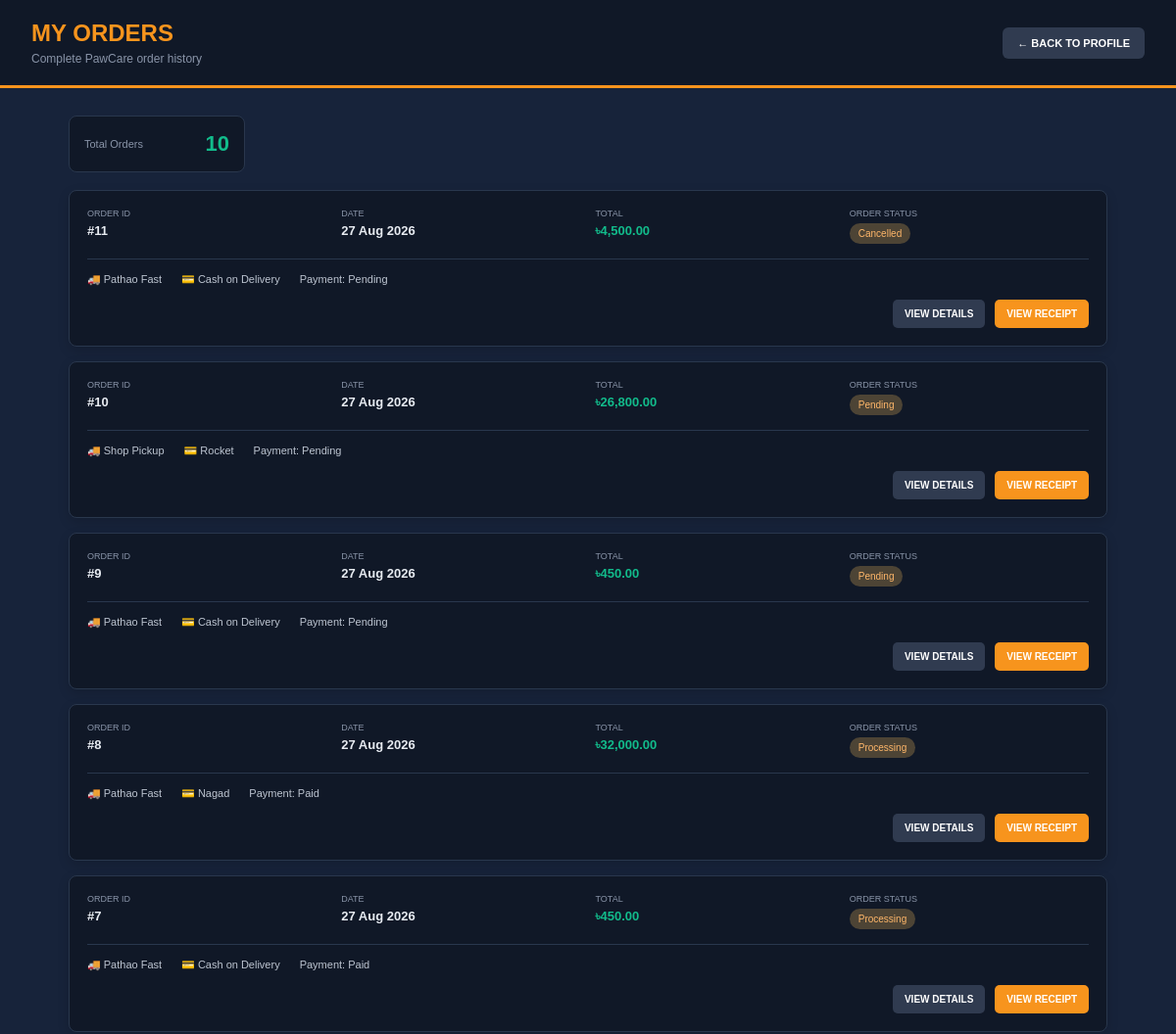
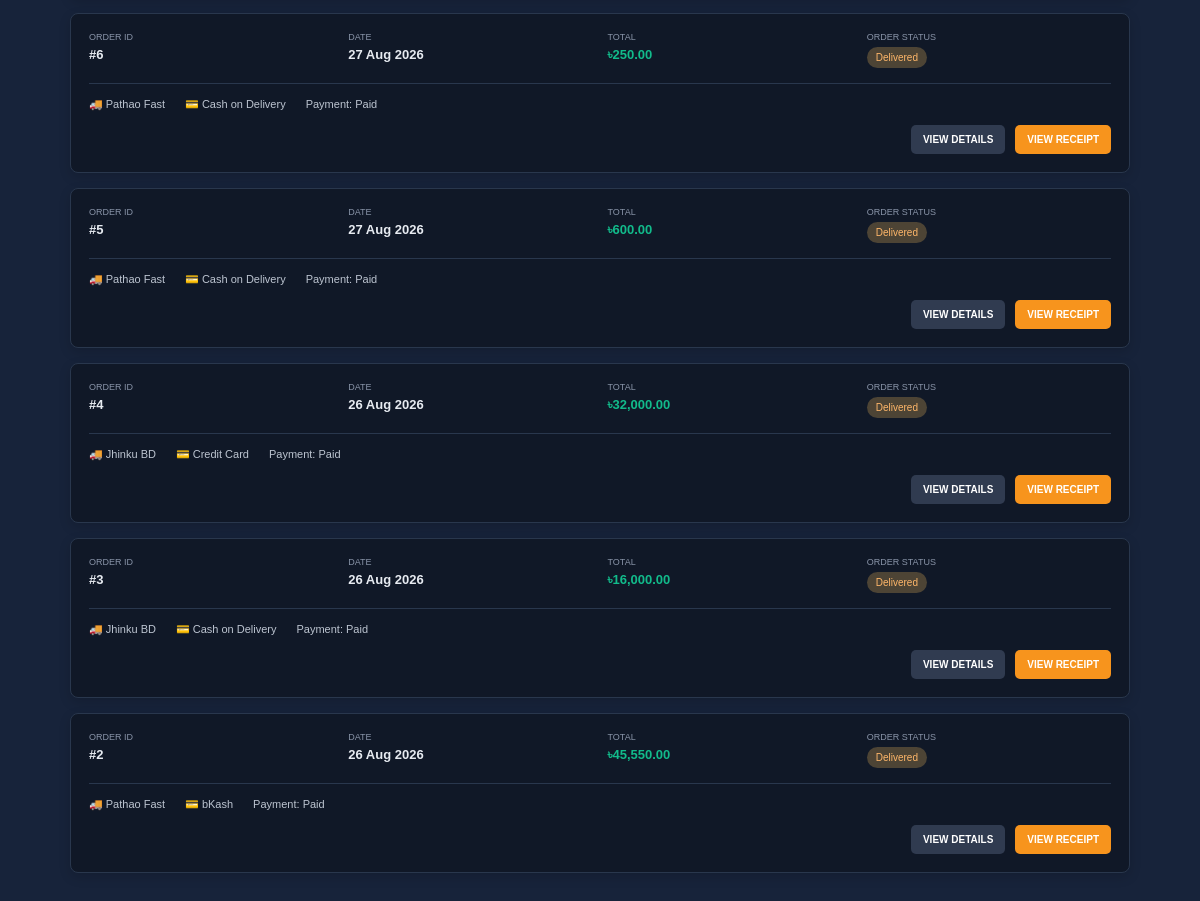
The page /index.php?page=customer/orders (signed in) on the database its author committed (2 pictures, top to bottom).
### tables this page shows
CREATE TABLE `orders` (
  `order_id` int(11) NOT NULL,
  `customer_id` int(11) NOT NULL,
  `total_amount` decimal(10,2) NOT NULL,
  `delivery_address` text NOT NULL,
  `delivery_method` enum('Pathao Fast','PetPanda Go','Speed Fast','Jhinku BD','Shop Pickup') NOT NULL DEFAULT 'Pathao Fast',
  `payment_method` enum('bKash','Nagad','Rocket','Credit Card','Cash on Delivery') NOT NULL DEFAULT 'Cash on Delivery',
  `payment_status` enum('Pending','Paid') DEFAULT 'Pending',
  `order_status` enum('Pending','Confirmed','Processing','Shipped','Delivered','Cancelled') DEFAULT 'Pending',
  `order_date` timestamp NOT NULL DEFAULT current_timestamp(),
  `updated_at` timestamp NOT NULL DEFAULT current_timestamp() ON UPDATE current_timestamp()
);

### controllers/customer_orders_controller.php (called while the page is built, shortened)
<?php
require_once __DIR__ . '/../helpers/helpers.php';
require_once __DIR__ . '/../models/order_model.php';
function customer_orders_controller($conn) {
    $customer_id = (int) $_SESSION["user_id"];
    $orders = list_customer_orders($conn, $customer_id);
    require __DIR__ . '/../views/customer/orders.php';
}

### helpers/helpers.php (called while the page is built, shortened)
<?php
function route_url($page, $query = "") {
    $directory = str_replace("\\", "/", dirname($_SERVER["SCRIPT_NAME"]));
    $role = basename($directory);
    $url = rtrim($directory, "/") . "/index.php?page=" . urlencode($page);
    return $url;
}

### models/order_model.php (called while the page is built, shortened)
<?php
function list_customer_orders($conn, $customer_id, $limit = 0) {
    $sql = "SELECT order_id, total_amount, delivery_method, payment_method, payment_status, order_status, order_date FROM orders WHERE customer_id = ? ORDER BY order_date DESC";
    $stmt = mysqli_prepare($conn, $sql);
    mysqli_stmt_bind_param($stmt, "i", $customer_id);
    mysqli_stmt_execute($stmt);
    $result = mysqli_stmt_get_result($stmt);
    $orders = [];
    while ($row = mysqli_fetch_assoc($result)) {
        $orders[] = $row;
    }
    return $orders;
}

### views/customer/orders.php (the view, shortened to what this page needs)
<!DOCTYPE html>
<html lang="en">
<head>
    <link rel="stylesheet" href="../assets/css/customer-orders.css">
</head>
<body>
<div class="orders-page">
    <header class="orders-header">
        <div>
            <h1>MY ORDERS</h1>
            <p>Complete PawCare order history</p>
        </div>
        <a href="<?php echo htmlspecialchars(route_url("customer/profile")); ?>">← BACK TO PROFILE</a>
    </header>
    <main class="orders-content">
        <div class="orders-summary">
            <div>
                <span>Total Orders</span>
                <strong><?php echo count($orders); ?></strong>
            </div>
        </div>
        <?php if (empty($orders)): ?>
            <div class="empty-orders">
                <h2>No Orders Yet</h2>
                <p>Your PawCare orders will appear here.</p>
                <a href="<?php echo htmlspecialchars(route_url("customer/dashboard")); ?>">START SHOPPING</a>
            </div>
        <?php else: ?>
            <div class="orders-list">
                <?php foreach ($orders as $order): ?>
                    <article class="history-order-card">
                        <div class="order-main-info">
                            <div>
                                <small>ORDER ID</small>
                                <strong>#<?php echo (int) $order["order_id"]; ?></strong>
                            </div>
                            <div>
                                <small>DATE</small>
                                <strong><?php echo date("d M Y", strtotime($order["order_date"])); ?></strong>
                            </div>
                            <div>
                                <small>TOTAL</small>
                                <strong class="history-price">৳<?php echo number_format($order["total_amount"], 2); ?></strong>
                            </div>
                            <div>
                                <small>ORDER STATUS</small>
                                <span class="history-status"><?php echo htmlspecialchars($order["order_status"]); ?></span>
                            </div>
                        </div>
                        <div class="order-secondary-info">
                            <span>
                                🚚 <?php echo htmlspecialchars($order["delivery_method"]); ?>
                            </span>
                            <span>
                                💳 <?php echo htmlspecialchars($order["payment_method"]); ?>
                            </span>
                            <span>
                                Payment: <?php echo htmlspecialchars($order["payment_status"]); ?>
                            </span>
                        </div>
                        <div class="order-history-actions">
                            <a href="<?php echo htmlspecialchars(route_url("customer/order_details")); ?>&amp;order_id=<?php echo (int) $order["order_id"]; ?>">VIEW DETAILS</a>
                            <a href="<?php echo htmlspecialchars(route_url("customer/order_success")); ?>&amp;order_id=<?php echo (int) $order["order_id"]; ?>" class="receipt-history-btn">VIEW RECEIPT</a>
                        </div>
                    </article>
                <?php endforeach; ?>
            </div>
        <?php endif; ?>
    </main>
</div>
</body>
</html>

### assets/css/customer-orders.css (style rules this page uses)
* { margin: 0; padding: 0; box-sizing: border-box; }
body { font-family: Arial, sans-serif; background: #17233a; color: #e7ebf1; }
.orders-page { min-height: 100vh; }
.orders-header { min-height: 90px; background: #101827; display: flex; justify-content: space-between; align-items: center; padding: 18px 32px; border-bottom: 3px solid #f7941d; }
.orders-header h1 { color: #f7941d; font-size: 24px; margin-bottom: 5px; }
.orders-header p { color: #8994a8; font-size: 12px; }
.orders-header a { background: #303b50; color: white; padding: 10px 15px; border-radius: 6px; text-decoration: none; font-size: 11px; font-weight: bold; }
.orders-content { width: 100%; max-width: 1100px; margin: auto; padding: 28px 20px; }
.orders-summary { margin-bottom: 18px; }
.orders-summary div { width: 180px; background: #101827; border: 1px solid #29374d; border-radius: 8px; padding: 15px; display: flex; justify-content: space-between; align-items: center; }
.orders-summary span { color: #8994a8; font-size: 11px; }
.orders-summary strong { color: #12bb8b; font-size: 22px; }
.orders-list { display: flex; flex-direction: column; gap: 15px; }
.history-order-card { background: #101827; border: 1px solid #29374d; border-radius: 8px; padding: 18px; box-shadow: 0 4px 12px rgba(0, 0, 0, 0.15); }
.order-main-info { display: grid; grid-template-columns: repeat(4, 1fr); gap: 15px; padding-bottom: 15px; border-bottom: 1px solid #29374d; }
.order-main-info div { display: flex; flex-direction: column; gap: 5px; }
.order-main-info small { color: #8994a8; font-size: 9px; }
.order-main-info strong { font-size: 13px; }
.history-price { color: #12bb8b; }
.history-status { width: fit-content; background: #4d4435; color: #ffb76a; padding: 5px 9px; border-radius: 12px; font-size: 10px; }
.order-secondary-info { display: flex; gap: 20px; padding: 14px 0; color: #bdc5d1; font-size: 11px; }
.order-history-actions { display: flex; justify-content: flex-end; gap: 10px; }
.order-history-actions a { background: #303b50; color: white; padding: 9px 12px; border-radius: 5px; text-decoration: none; font-size: 10px; font-weight: bold; }
.order-history-actions .receipt-history-btn { background: #f7941d; }

### rows shown on the page
orders: order_id "11", order_date "27 Aug 2026", total_amount "4,500.00", order_status "Cancelled", delivery_method "Pathao Fast", payment_method "Cash on Delivery", payment_status "Pending"
orders: order_id "10", order_date "27 Aug 2026", total_amount "26,800.00", order_status "Pending", delivery_method "Shop Pickup", payment_method "Rocket", payment_status "Pending"
orders: order_id "9", order_date "27 Aug 2026", total_amount "450.00", order_status "Pending", delivery_method "Pathao Fast", payment_method "Cash on Delivery", payment_status "Pending"
orders: order_id "8", order_date "27 Aug 2026", total_amount "32,000.00", order_status "Processing", delivery_method "Pathao Fast", payment_method "Nagad", payment_status "Paid"
orders: order_id "7", order_date "27 Aug 2026", total_amount "450.00", order_status "Processing", delivery_method "Pathao Fast", payment_method "Cash on Delivery", payment_status "Paid"
orders: order_id "6", order_date "27 Aug 2026", total_amount "250.00", order_status "Delivered", delivery_method "Pathao Fast", payment_method "Cash on Delivery", payment_status "Paid"
orders: order_id "5", order_date "27 Aug 2026", total_amount "600.00", order_status "Delivered", delivery_method "Pathao Fast", payment_method "Cash on Delivery", payment_status "Paid"
orders: order_id "4", order_date "26 Aug 2026", total_amount "32,000.00", order_status "Delivered", delivery_method "Jhinku BD", payment_method "Credit Card", payment_status "Paid"
orders: order_id "3", order_date "26 Aug 2026", total_amount "16,000.00", order_status "Delivered", delivery_method "Jhinku BD", payment_method "Cash on Delivery", payment_status "Paid"
orders: order_id "2", order_date "26 Aug 2026", total_amount "45,550.00", order_status "Delivered", delivery_method "Pathao Fast", payment_method "bKash", payment_status "Paid"

### other values the page prints
count($orders) "10"
